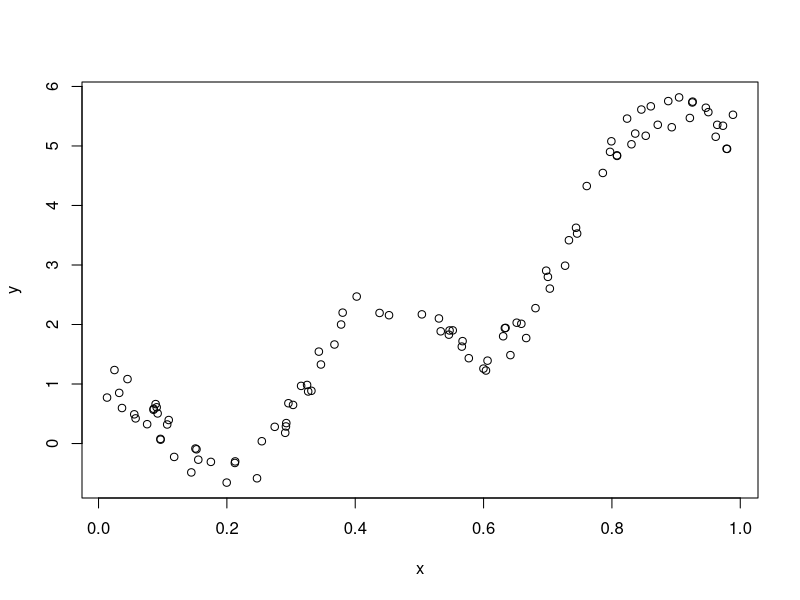
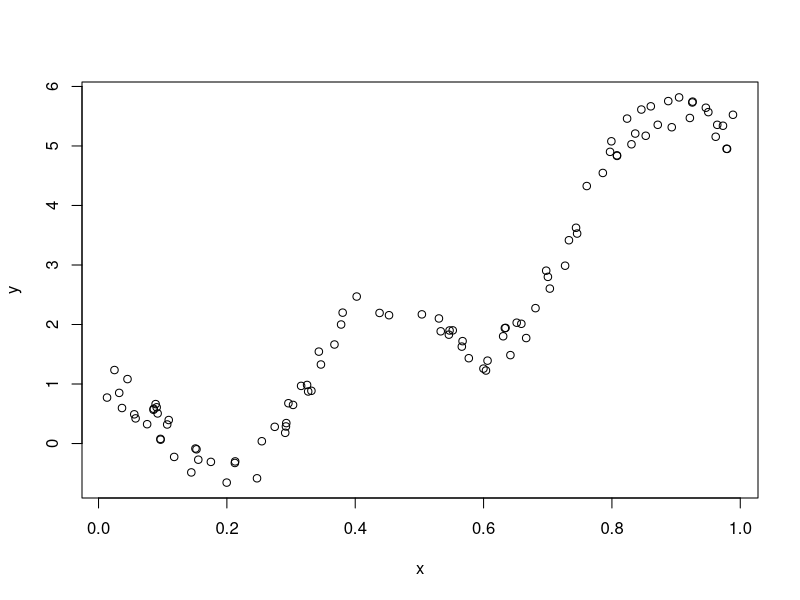

Here is the R script that generated these plots, in order:
## ---- chunk 1
knitr::opts_chunk$set(echo = TRUE)
## ---- chunk 2

# First we create a simple function
f <- function(z) {
  return(5*z^2+z+cos(15*z)+0.3*sin(300*z))
}

# We randomly generate some x
x<-runif(100)
# We set y to be f applied to x
y<-f(x)

# We then put x and y together in a data frame
df<-data.frame(x,y)

## ---- chunk 3

#Display the top 5 rows of df
head(df, n=5)

## ---- chunk 4

# A simple plot
plot(x,y) 

## ---- chunk 5
# Setting include=FALSE in this fragment ensures that neither the code nor the output for this particular fragment will be displayed.

plot(x,y)

